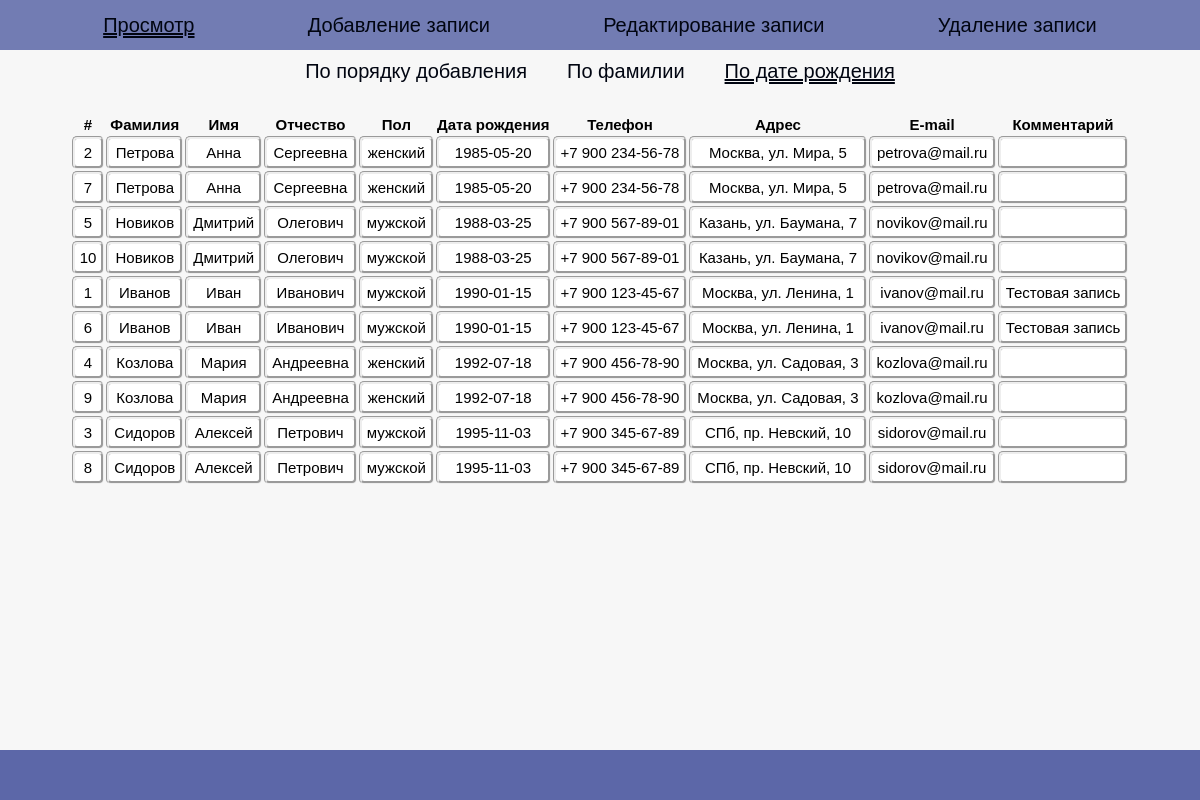
The app's page /index.php?page=view&sort=date with its own data.
### tables this page shows
CREATE TABLE contacts (
    id INTEGER PRIMARY KEY AUTOINCREMENT,
    surname TEXT NOT NULL,
    name TEXT NOT NULL,
    lastname TEXT,
    gender TEXT,
    date TEXT,
    phone TEXT,
    location TEXT,
    email TEXT,
    comment TEXT
);

### viewer.php (the view, shortened to what this page needs)
<?php
function renderViewer($sort = 'id', $pageNum = 1) {
    $db = new PDO('sqlite:' . __DIR__ . '/phonebook.db');
    $perPage = 10;
    $offset = ($pageNum - 1) * $perPage;
    $allowedSorts = ['id', 'surname', 'date'];
    $total = $db->query("SELECT COUNT(*) FROM contacts")->fetchColumn();
    $stmt = $db->prepare("SELECT * FROM contacts ORDER BY {$sort} ASC LIMIT :limit OFFSET :offset");
    $stmt->bindValue(':limit', $perPage, PDO::PARAM_INT);
    $stmt->bindValue(':offset', $offset, PDO::PARAM_INT);
    $stmt->execute();
    $contacts = $stmt->fetchAll(PDO::FETCH_ASSOC);
    $html = '';
    $html .= '<table>';
    $html .= '<tr>
        <th>#</th>
        <th>Фамилия</th>
        <th>Имя</th>
        <th>Отчество</th>
        <th>Пол</th>
        <th>Дата рождения</th>
        <th>Телефон</th>
        <th>Адрес</th>
        <th>E-mail</th>
        <th>Комментарий</th>
    </tr>';
    foreach ($contacts as $row) {
        $html .= '<tr>';
        $html .= '<td>' . htmlspecialchars($row['id']) . '</td>';
        $html .= '<td>' . htmlspecialchars($row['surname']) . '</td>';
        $html .= '<td>' . htmlspecialchars($row['name']) . '</td>';
        $html .= '<td>' . htmlspecialchars($row['lastname']) . '</td>';
        $html .= '<td>' . htmlspecialchars($row['gender']) . '</td>';
        $html .= '<td>' . htmlspecialchars($row['date']) . '</td>';
        $html .= '<td>' . htmlspecialchars($row['phone']) . '</td>';
        $html .= '<td>' . htmlspecialchars($row['location']) . '</td>';
        $html .= '<td>' . htmlspecialchars($row['email']) . '</td>';
        $html .= '<td>' . htmlspecialchars($row['comment']) . '</td>';
        $html .= '</tr>';
    }
    $html .= '</table>';
    return $html;
}
?>

### style.css (style rules this page uses)
:root { --color_a: rgb(1, 5, 17); --back_a: rgba(92, 103, 168, 0.541); }
html { font-family: sans-serif; font-size: 17px; }
body { padding: 0; margin: 0; font-family: sans-serif; background-color: rgb(247, 247, 247); font-size: 20px; }
*, *::after, *::before { box-sizing: border-box; }
table { margin: 0 auto; font-size: 15px; }
td { background-color: white; padding: 5px; border-radius: 5px; border: groove; }

### records on screen
contacts: id "2", surname "Петрова", name "Анна", lastname "Сергеевна", gender "женский", date "1985-05-20", phone "+7 900 234-56-78", location "Москва, ул. Мира, 5", email "petrova@mail.ru"
contacts: id "7", surname "Петрова", name "Анна", lastname "Сергеевна", gender "женский", date "1985-05-20", phone "+7 900 234-56-78", location "Москва, ул. Мира, 5", email "petrova@mail.ru"
contacts: id "5", surname "Новиков", name "Дмитрий", lastname "Олегович", gender "мужской", date "1988-03-25", phone "+7 900 567-89-01", location "Казань, ул. Баумана, 7", email "novikov@mail.ru"
contacts: id "10", surname "Новиков", name "Дмитрий", lastname "Олегович", gender "мужской", date "1988-03-25", phone "+7 900 567-89-01", location "Казань, ул. Баумана, 7", email "novikov@mail.ru"
contacts: id "1", surname "Иванов", name "Иван", lastname "Иванович", gender "мужской", date "1990-01-15", phone "+7 900 123-45-67", location "Москва, ул. Ленина, 1", email "ivanov@mail.ru", comment "Тестовая запись"
contacts: id "6", surname "Иванов", name "Иван", lastname "Иванович", gender "мужской", date "1990-01-15", phone "+7 900 123-45-67", location "Москва, ул. Ленина, 1", email "ivanov@mail.ru", comment "Тестовая запись"
contacts: id "4", surname "Козлова", name "Мария", lastname "Андреевна", gender "женский", date "1992-07-18", phone "+7 900 456-78-90", location "Москва, ул. Садовая, 3", email "kozlova@mail.ru"
contacts: id "9", surname "Козлова", name "Мария", lastname "Андреевна", gender "женский", date "1992-07-18", phone "+7 900 456-78-90", location "Москва, ул. Садовая, 3", email "kozlova@mail.ru"
contacts: id "3", surname "Сидоров", name "Алексей", lastname "Петрович", gender "мужской", date "1995-11-03", phone "+7 900 345-67-89", location "СПб, пр. Невский, 10", email "sidorov@mail.ru"
contacts: id "8", surname "Сидоров", name "Алексей", lastname "Петрович", gender "мужской", date "1995-11-03", phone "+7 900 345-67-89", location "СПб, пр. Невский, 10", email "sidorov@mail.ru"

### other values on screen
$label "Просмотр"
$label "Добавление записи"
$label "Редактирование записи"
$label "Удаление записи"
$label "По порядку добавления"
$label "По фамилии"
$label "По дате рождения"
